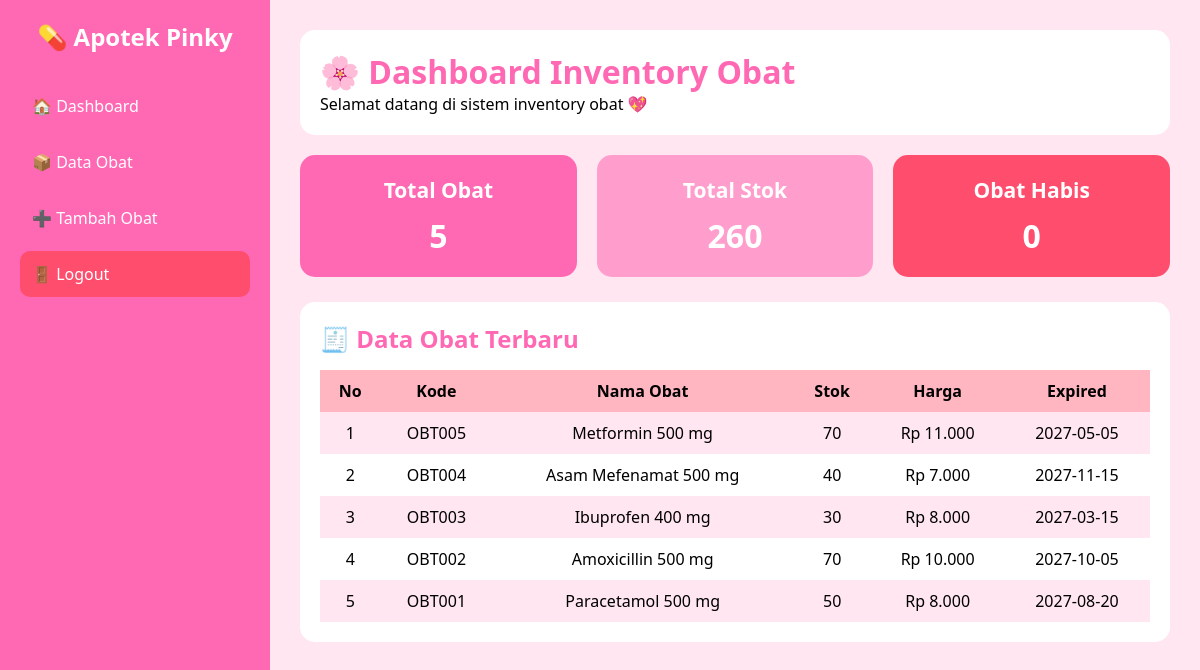
Page /pages/admin/dashboard.php (signed in) on the committed database.
### tables this page shows
CREATE TABLE `inventory_obat` (
  `id_obat` int(11) NOT NULL,
  `kode_obat` varchar(20) NOT NULL,
  `nama_obat` varchar(100) NOT NULL,
  `stock_obat` int(11) NOT NULL DEFAULT 0,
  `harga_obat` decimal(10,2) NOT NULL,
  `expired` date NOT NULL
);

### pages/admin/dashboard.php (the view, shortened to what this page needs)
<?php
include "../../config/koneksi.php";
?>
<?php
$total_obat   = mysqli_num_rows(mysqli_query($conn, "SELECT * FROM inventory_obat"));
$total_stok   = mysqli_fetch_assoc(mysqli_query($conn, "SELECT SUM(stock_obat) AS stok FROM inventory_obat"))['stok'];
$obat_habis   = mysqli_num_rows(mysqli_query($conn, "SELECT * FROM inventory_obat WHERE stock_obat <= 0"));
?>
<!DOCTYPE html>
<html lang="id">
<head>
    <link rel="stylesheet" href="../../assets/CSS/style.css">
</head>
<body>
<div class="sidebar">
    <h2>💊 Apotek Pinky</h2>
    <ul>
        <li><a href="dashboard.php">🏠 Dashboard</a></li>
        <li><a href="dataobat.php">📦 Data Obat</a></li>
        <li><a href="tambahobat.php">➕ Tambah Obat</a></li>
        <li><a href="logout.php" class="logout">🚪 Logout</a></li>
    </ul>
</div>
<div class="main">
    <header>
        <h1>🌸 Dashboard Inventory Obat</h1>
        <p>Selamat datang di sistem inventory obat 💖</p>
    </header>
    <div class="cards">
        <div class="card pink">
            <h3>Total Obat</h3>
            <p><?= $total_obat; ?></p>
        </div>
        <div class="card soft">
            <h3>Total Stok</h3>
            <p><?= $total_stok; ?></p>
        </div>
        <div class="card danger">
            <h3>Obat Habis</h3>
            <p><?= $obat_habis; ?></p>
        </div>
    </div>
    <div class="table-box">
        <h2>🧾 Data Obat Terbaru</h2>
        <table>
            <tr>
                <th>No</th>
                <th>Kode</th>
                <th>Nama Obat</th>
                <th>Stok</th>
                <th>Harga</th>
                <th>Expired</th>
            </tr>
            <?php
            $no = 1;
            $data = mysqli_query($conn, "SELECT * FROM inventory_obat ORDER BY id_obat DESC LIMIT 5");
            while ($row = mysqli_fetch_assoc($data)) {
            ?>
            <tr>
                <td><?= $no++; ?></td>
                <td><?= $row['kode_obat']; ?></td>
                <td><?= $row['nama_obat']; ?></td>
                <td><?= $row['stock_obat']; ?></td>
                <td>Rp <?= number_format($row['harga_obat'],0,',','.'); ?></td>
                <td><?= $row['expired']; ?></td>
            </tr>
            <?php } ?>
        </table>
    </div>
</div>
</body>
</html>

### assets/CSS/style.css (style rules this page uses)
* { margin: 0; padding: 0; font-family: 'Segoe UI', sans-serif; }
body { background: #ffe6f0; display: flex; }
.sidebar { width: 230px; background: #ff69b4; height: 100vh; padding: 20px; color: white; }
.sidebar h2 { text-align: center; margin-bottom: 30px; }
.sidebar ul { list-style: none; }
.sidebar ul li a { display: block; padding: 12px; color: white; text-decoration: none; border-radius: 10px; margin-bottom: 10px; }
.logout { background: #ff4d6d; }
.main { flex: 1; padding: 30px; }
header { background: white; padding: 20px; border-radius: 15px; margin-bottom: 20px; }
header h1 { color: #ff69b4; }
.cards { display: flex; gap: 20px; margin-bottom: 25px; }
.card { flex: 1; padding: 20px; border-radius: 15px; text-align: center; font-size: 18px; color: white; }
.card h3 { margin-bottom: 10px; }
.card p { font-size: 32px; font-weight: bold; }
.card.pink { background: #ff69b4; }
.card.soft { background: #ff9ecd; }
.card.danger { background: #ff4d6d; }
.table-box { background: white; padding: 20px; border-radius: 15px; }
.table-box h2 { margin-bottom: 15px; color: #ff69b4; }
table { width: 100%; border-collapse: collapse; }
table th { background: #ffb6c1; padding: 10px; }
table td { padding: 10px; text-align: center; }
table tr:nth-child(even) { background: #ffe6f0; }

### rows in the picture
inventory_obat: kode_obat "OBT005", nama_obat "Metformin 500 mg", stock_obat "70", harga_obat "11.000", expired "2027-05-05"
inventory_obat: kode_obat "OBT004", nama_obat "Asam Mefenamat 500 mg", stock_obat "40", harga_obat "7.000", expired "2027-11-15"
inventory_obat: kode_obat "OBT003", nama_obat "Ibuprofen 400 mg", stock_obat "30", harga_obat "8.000", expired "2027-03-15"
inventory_obat: kode_obat "OBT002", nama_obat "Amoxicillin 500 mg", stock_obat "70", harga_obat "10.000", expired "2027-10-05"
inventory_obat: kode_obat "OBT001", nama_obat "Paracetamol 500 mg", stock_obat "50", harga_obat "8.000", expired "2027-08-20"

### other values in the picture
$total_obat "5"
$total_stok "260"
$obat_habis "0"
